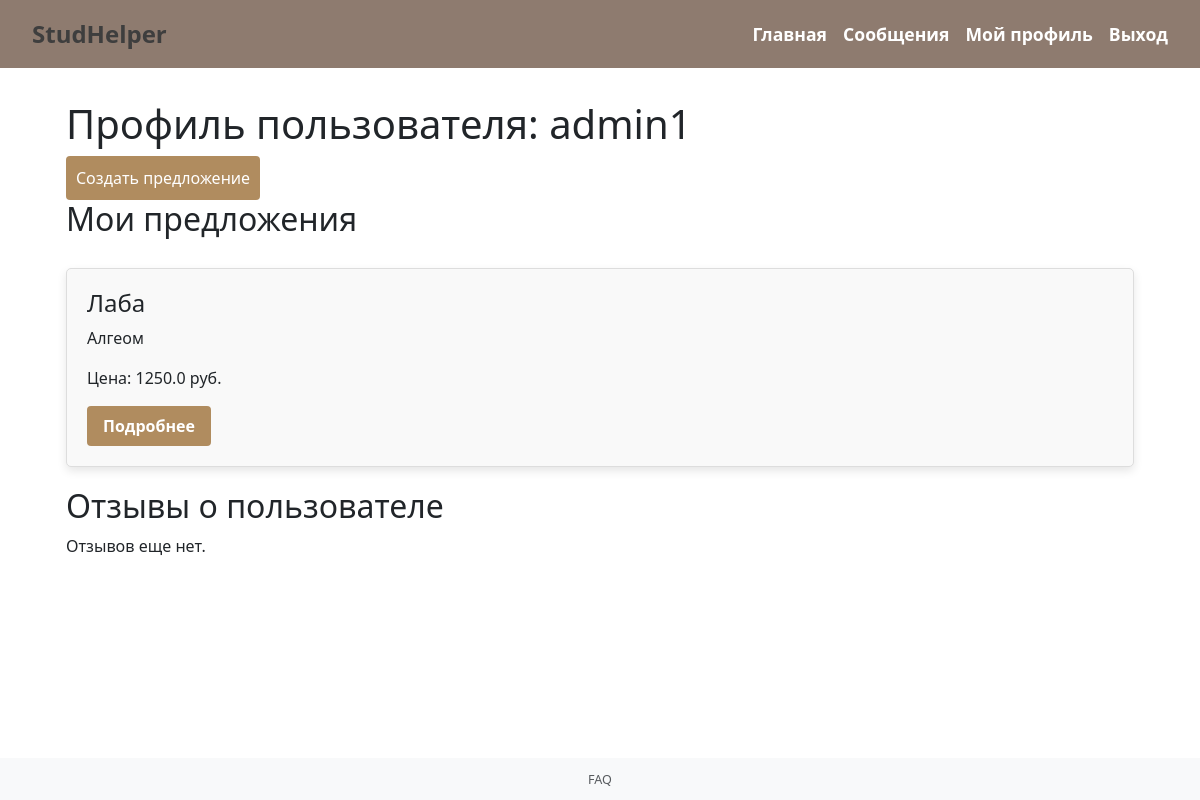
The app's page /profile (signed in), older data.
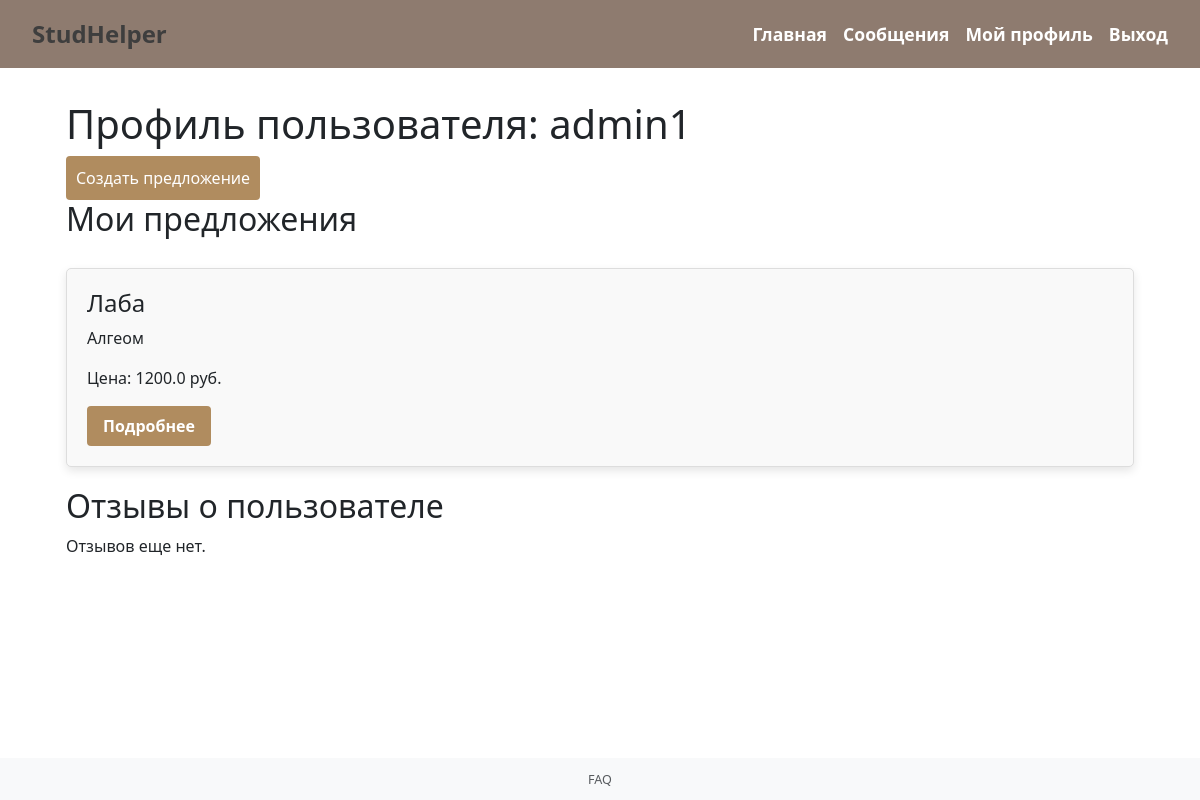
The same page, newer data.
### app.py (models this page shows)
class Offer(db.Model):
    id = db.Column(db.Integer, primary_key=True)
    title = db.Column(db.String(200), nullable=False)
    description = db.Column(db.Text, nullable=False)
    price = db.Column(db.Float, nullable=False)
    subcategory_id = db.Column(db.Integer, db.ForeignKey('subcategory.id'), nullable=False)
    seller_id = db.Column(db.Integer, db.ForeignKey('user.id'), nullable=False)

### app.py (the view)
@app.route('/profile', defaults={'user_id': None})
@app.route('/profile/<int:user_id>')
def profile(user_id):
    if not current_user.is_authenticated:
        return redirect(url_for('login'))
    if user_id is None:
        user = current_user
    else:
        user = User.query.get_or_404(user_id)  # Иначе показываем профиль другого пользователя
    offers = Offer.query.filter_by(seller_id=user.id).all()
    reviews = Review.query.filter_by(user_id=user.id).all()
    return render_template('profile.html', user=user, offers=offers, reviews=reviews)

### app.py (called while the page is built)
@login_manager.user_loader
def load_user(user_id):
    return User.query.get(int(user_id))

### templates/profile.html
{% extends 'base.html' %}
{% block content %}
<div class="profile-container">
    <h1>Профиль пользователя: {{ user.username }}</h1>
    {% if user == current_user %}
    <div class="create-offer-button">
        <a href="{{ url_for('create_offer') }}" class="btn btn-primary">Создать предложение</a>
    </div>
    {% endif %}
    <h2>
        {% if user == current_user %}
            Мои предложения
        {% else %}
            Предложения {{ user.username }}
        {% endif %}
    </h2>
    <div class="offers-list">
        {% for offer in offers %}
        <div class="offer-card">
            <h3>{{ offer.title }}</h3>
            <p>{{ offer.description }}</p>
            <p>Цена: {{ offer.price }} руб.</p>
            <a href="{{ url_for('offer', offer_id=offer.id) }}" class="btn btn-detail">Подробнее</a>
        </div>
        {% endfor %}
    </div>
    <h2>Отзывы о пользователе</h2>
    {% if reviews %}
    <div class="reviews-list">
        {% for review in reviews %}
        <div class="review-card">
            <p><strong>Оценка: {{ review.rating }} / 5</strong></p>
            <p>{{ review.text }}</p>
            <p><small>От: {{ review.reviewer.username }}</small></p>
        </div>
        {% endfor %}
    </div>
    {% else %}
    <p>Отзывов еще нет.</p>
    {% endif %}
</div>
{% endblock %}

Row changes from the older to the newer data that the page shows:
changed Offer "Лаба": price "1250.0" → "1200.0"
